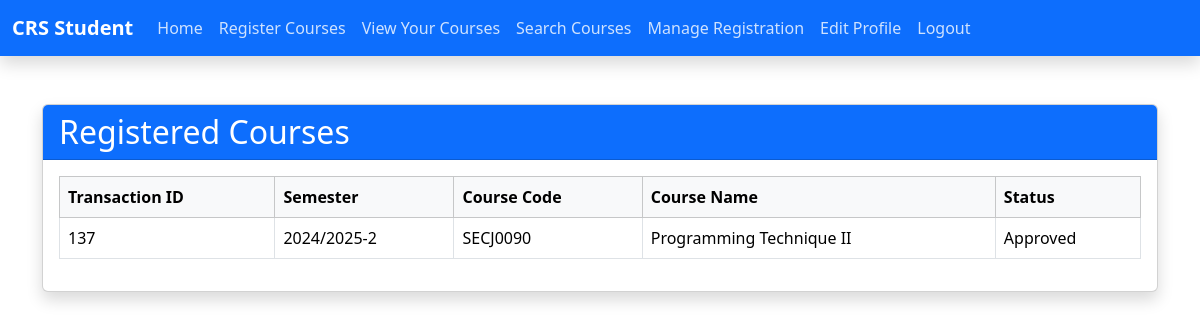
The page /studentViewCourse.php (signed in) on the database its author committed.
### tables this page shows
CREATE TABLE `tb_registration` (
  `r_tid` int(11) NOT NULL COMMENT 'This is the transaction ID',
  `r_student` varchar(10) NOT NULL,
  `r_course` varchar(10) NOT NULL,
  `r_sem` varchar(11) NOT NULL,
  `r_status` int(11) NOT NULL
);

CREATE TABLE `tb_course` (
  `c_code` varchar(10) NOT NULL,
  `c_name` varchar(35) NOT NULL,
  `c_credit` int(11) NOT NULL,
  `c_lec` varchar(10) NOT NULL,
  `c_max_student` int(11) NOT NULL,
  `c_current_student` int(11) NOT NULL
);

CREATE TABLE `tb_status` (
  `s_id` int(11) NOT NULL,
  `s_desc` varchar(20) NOT NULL
);

### studentViewCourse.php (the view, shortened to what this page needs)
<?php
include ('dbconnect.php');
include ('studentNav.php');
$uic = $_SESSION['funame'];
$sql = "SELECT * FROM tb_registration
		LEFT JOIN tb_course ON tb_registration.r_course = tb_course.c_code
		LEFT JOIN tb_status ON tb_registration.r_status = tb_status.s_id
		WHERE r_student = '$uic'";
$result = mysqli_query($con, $sql);
?>
<div class="container mt-5">
  <div class="card shadow">
    <div class="card-header bg-primary text-white">
      <h2 class="card-title mb-0">Registered Courses</h2>
    </div>
    <div class="card-body">
      <table class="table table-bordered table-hover">
        <thead class="table-light">
          <tr>
            <th scope="col">Transaction ID</th>
            <th scope="col">Semester</th>
            <th scope="col">Course Code</th>
            <th scope="col">Course Name</th>
            <th scope="col">Status</th>
          </tr>
        </thead>
        <tbody>
          <?php
          while ($row = mysqli_fetch_array($result))
          {
            echo "<tr>";
            echo "<td>".$row['r_tid']."</td>";
            echo "<td>".$row['r_sem']."</td>";
            echo "<td>".$row['r_course']."</td>";
            echo "<td>".$row['c_name']."</td>";
            echo "<td>".$row['s_desc']."</td>";
            echo "</tr>";
          }
          ?>
        </tbody>
      </table>
    </div>
  </div>
</div>
</body>
</html>

### rows shown on the page
tb_registration: r_tid "137", r_sem "2024/2025-2", r_course "SECJ0090", r_course.c_name "Programming Technique II", r_status.s_desc "Approved"
